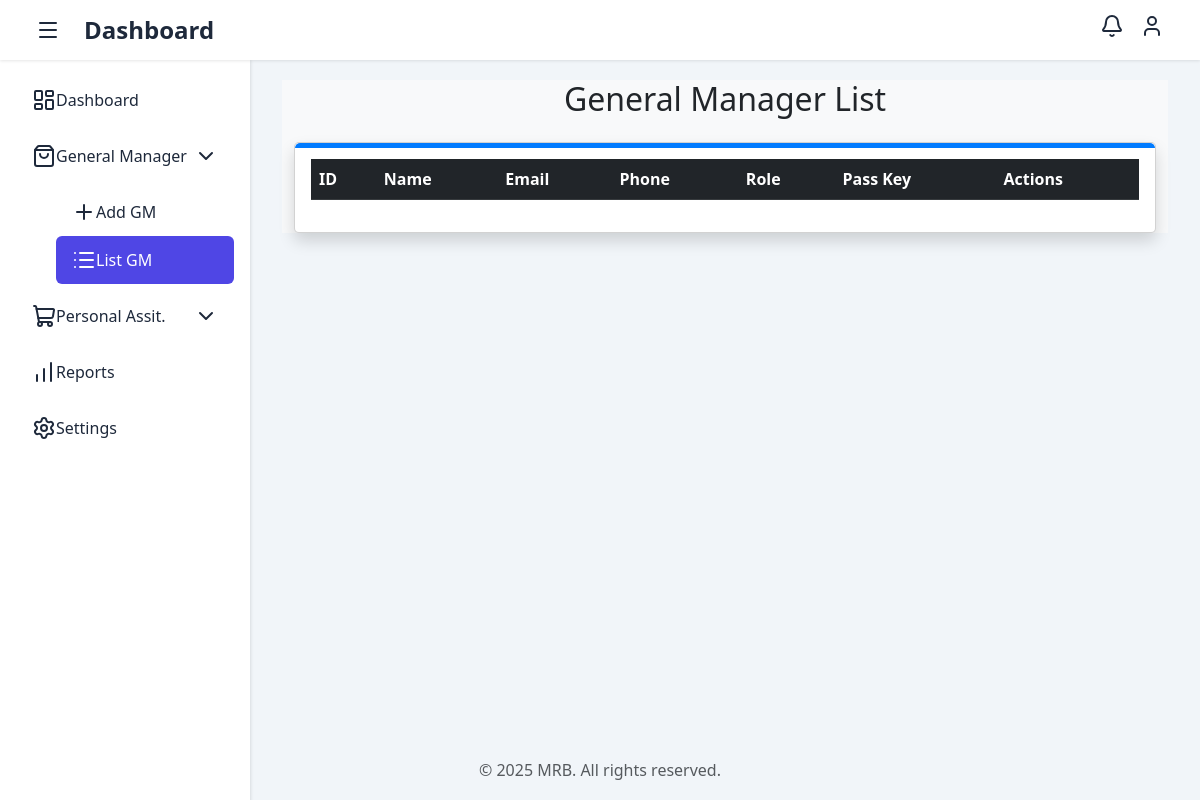
Before: /user_gm_list with the older database file.
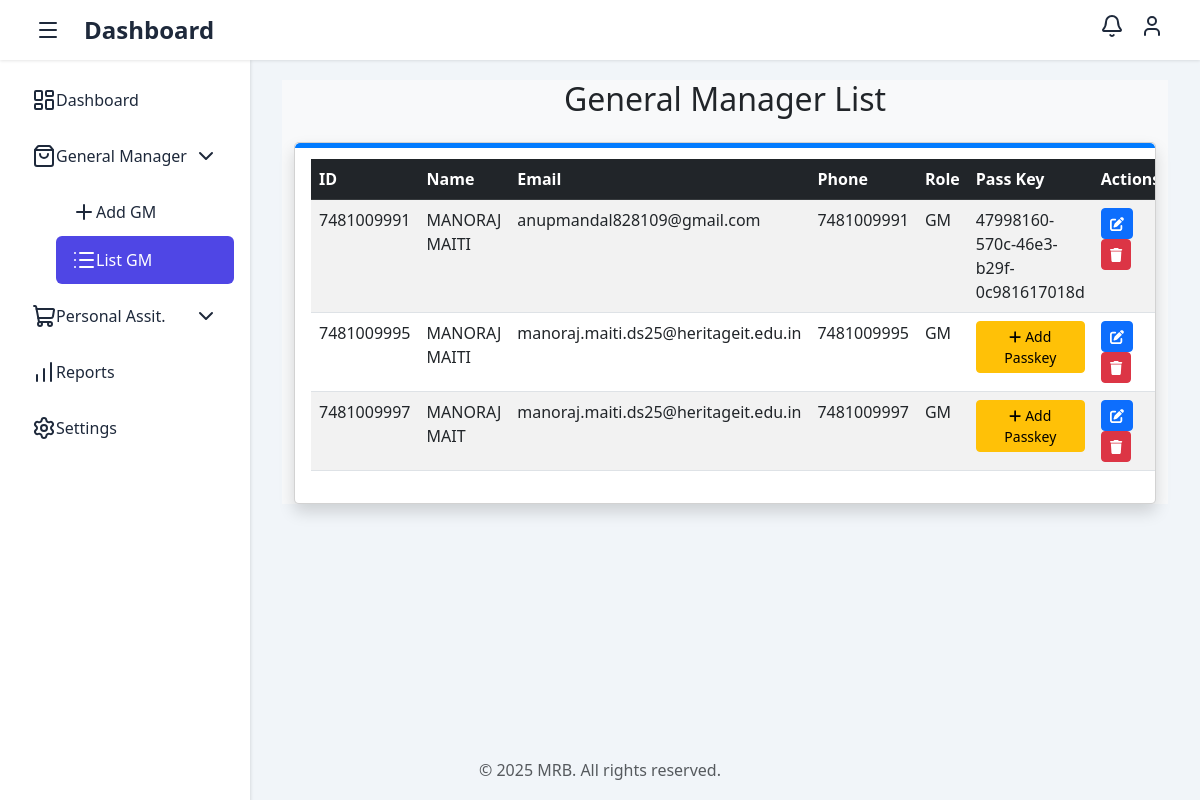
After: the same page with the newer database file.
### authuser/models.py (models this page shows, shortened)
class CustomUser(AbstractUser):
    unique_id = models.UUIDField(primary_key=True, default=uuid.uuid4, editable=False)
    pass_key = models.CharField(max_length=500, unique=True,blank=True,null=True)
    phone = models.CharField(max_length=15, unique=True, verbose_name=_("Phone Number"))
    gm = models.ForeignKey(
        'self',
        on_delete=models.SET_NULL,
        null=True,
        blank=True,
        related_name='team_members',
        limit_choices_to={"groups__name": "GM"}  # Limit to users in GM group
    )
    USERNAME_FIELD = 'phone'  # Use phone as the unique identifier
    username = None  # Disable default username field
    REQUIRED_FIELDS = []  # Remove username from required fields
    objects = CustomUserManager()

### main_server/views.py (the view)
# urls.py: path('user_gm_list',GmList.as_view(), name='user_gm_list_urls'),
class GmList(UserListView):...

### main_server/views.py (called while the page is built)
    def get(self, request):
        data_users=self.model_name.objects.filter(groups__name=self.group_name)
        gm_list = self.model_name.objects.filter(groups__name="GM").distinct()
        return render(request, self.template,{"data_users":data_users,"roles":self.group_name,"gm_list":gm_list,"main_server_api": os.getenv("MAIN_SERVER_DOMAIN"),})

### main_server/templates/dashboard/user/user_list.html (shortened to what this page needs)
{% extends 'dashboard/base.html' %}
{% block head %}
<link rel="stylesheet" href="https://cdn.datatables.net/1.13.6/css/dataTables.bootstrap5.min.css">
<link rel="stylesheet" href="https://cdn.datatables.net/buttons/2.4.2/css/buttons.bootstrap5.min.css">
{% endblock head %}
{% block content %}
<div class="bg-light">
    <div class="container mt-5">
        <h2 class="text-center mb-4">{% if roles == "GM" %}
            General Manager List
            {% else %}
            Personal Assit. List
            {% endif %}</h2>
        <div class="card shadow p-3">
            <table id="userTable" class="table table-striped">
                <thead class="table-dark">
                    <tr>
                        <th>ID</th>
                        <th>Name</th>
                        <th>Email</th>
                        <th>Phone</th>
                        <th>Role</th>
                        <th>Pass Key</th>
                        <th>Actions</th>
                    </tr>
                </thead>
                <tbody>
                    {% for lis in data_users %}
                    <tr>
                        <td>{{ lis.phone }}</td>
                        <td>{{ lis.first_name }} {{ lis.last_name }}</td>
                        <td>{{ lis.email }}</td>
                        <td>{{ lis.phone }}</td>
                        <td>
                             {% for group in lis.groups.all %}
                             {{ group.name }}{% if not forloop.last %}, {% endif %}
                         {% endfor %}
                        </td>
                        <td>
                            {% if lis.pass_key %}
                            {{lis.pass_key}}
                            {% else %}
                            <a class="btn btn-sm btn-warning add-passkey-btn"
                                onclick="setPasskeyModalData('{{ lis.phone }}')">
                                <i class="fas fa-plus"></i> Add Passkey
                            </a>
                            {% endif %}
                        </td>
                        <td>
                            <a class="btn btn-sm btn-primary" data-bs-toggle="modal"
                                data-bs-target="#editUserModal" onclick="setEditModalData(
                                    '{{ lis.unique_id }}',
                                    '{{ lis.first_name }}',
                                    '{{ lis.last_name }}',
                                    '{% for role in lis.roles.all %}{% if not forloop.first %}, {% endif %}{{ role.name }}{% endfor %}',
                                    '{{ lis.gm.unique_id }}'
                                )">
                                <i class="fas fa-edit"></i>
                            </a>
                            <a class="btn btn-sm btn-danger" href="{{ lis.unique_id }}">
                                <i class="fas fa-trash"></i>
                            </a>
                        </td>
                    </tr>
                    {% endfor %}
                </tbody>
            </table>
        </div>
    </div>
</div>
{% endblock %}

Changed rows visible on the page:
now on this page (row edited): CustomUser: phone "7481009991", first_name "MANORAJ", last_name "MAITI", email "anupmandal828109@gmail.com", pass_key "47998160-570c-46e3-b29f-0c981617018d"
added CustomUser: phone "7481009995", first_name "MANORAJ", last_name "MAITI", email "manoraj.maiti.ds25@heritageit.edu.in"
added CustomUser: phone "7481009997", first_name "MANORAJ", last_name "MAIT", email "manoraj.maiti.ds25@heritageit.edu.in"
